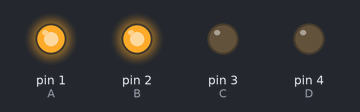
Recording of a sketch running on a simulated Arduino Uno, built with avr-gcc and run on an emulated ATmega328P. On the bench: output pins drawn as LEDs (lit = HIGH).

Above: at 0.15 s.
At 0.75 s:
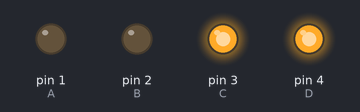
At 1.65 s:
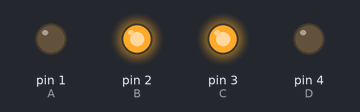
At 2.25 s:
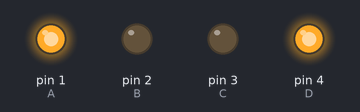
Timing chart, 0 to 3.0 s (numbered marks = the images above):
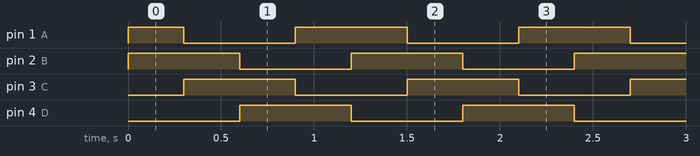

Measured:
- by itself, pin 1 (A): repeats every 1.2 s: LOW 0.60 s, HIGH 0.60 s
- by itself, pin 2 (B), pin 3 (C), pin 4 (D): alternates HIGH for 0.60 s and LOW for 0.60 s
- by itself, everything shown: repeats every 1.2 s, in 5 steps

The sketch:

StepperMotorPrueba.ino
```cpp
int A=1;
int B=2;
int C=3;
int D=4;
void setup(){
  pinMode(A,OUTPUT);
  pinMode(B,OUTPUT);
  pinMode(C,OUTPUT);
  pinMode(D,OUTPUT);
  digitalWrite(A,LOW);
  digitalWrite(B,LOW);
  digitalWrite(C,LOW);
  digitalWrite(D,LOW);
}
void loop(){
  digitalWrite(A,HIGH);
  digitalWrite(B,HIGH);
  delay(300);
  digitalWrite(A,LOW);
  digitalWrite(C,HIGH);
  delay(300);
  digitalWrite(B,LOW);
  digitalWrite(D,HIGH);
  delay(300);
  digitalWrite(C,LOW);
  digitalWrite(A,HIGH);
  delay(300);
  digitalWrite(D,LOW);
  digitalWrite(A,LOW);
}
```
